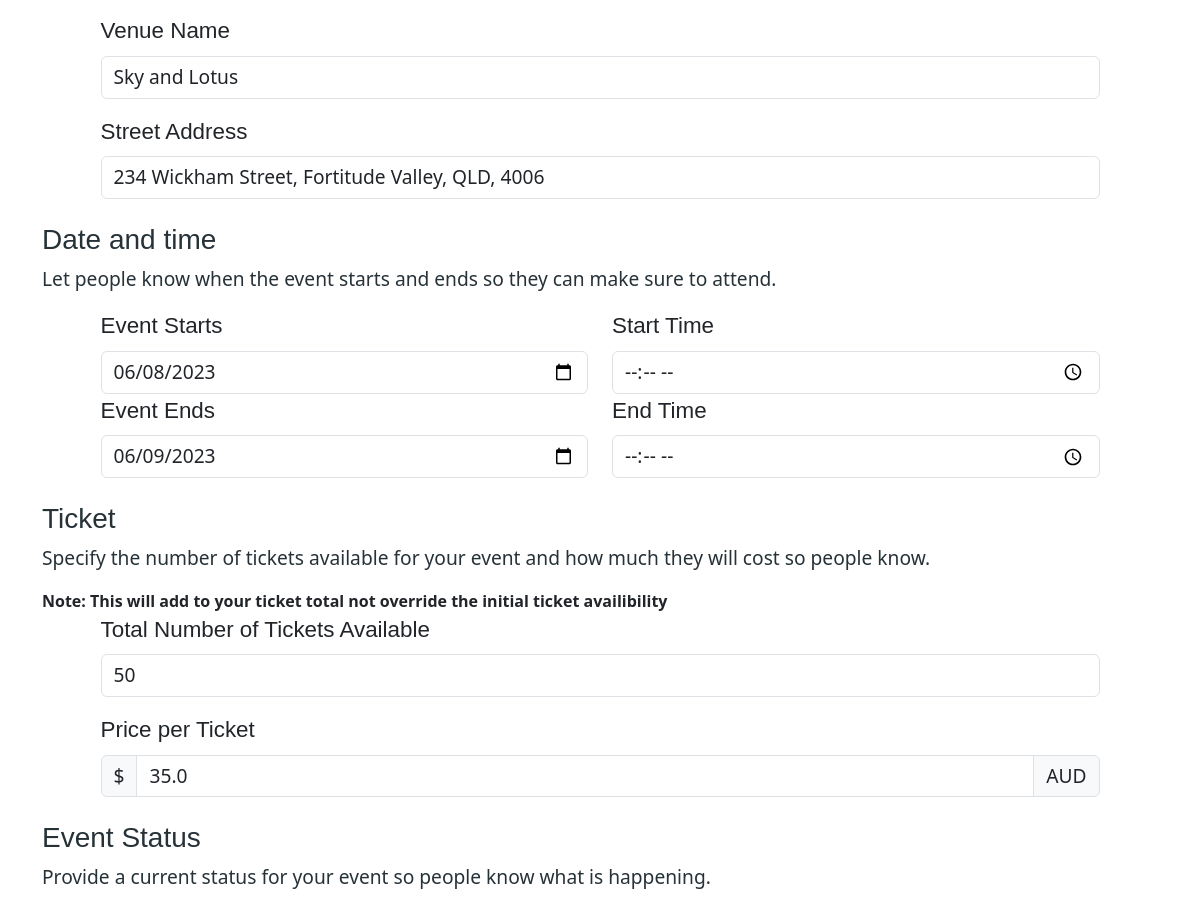
/updateEvent/1 (signed in, middle part), run on an earlier commit of the app's database.
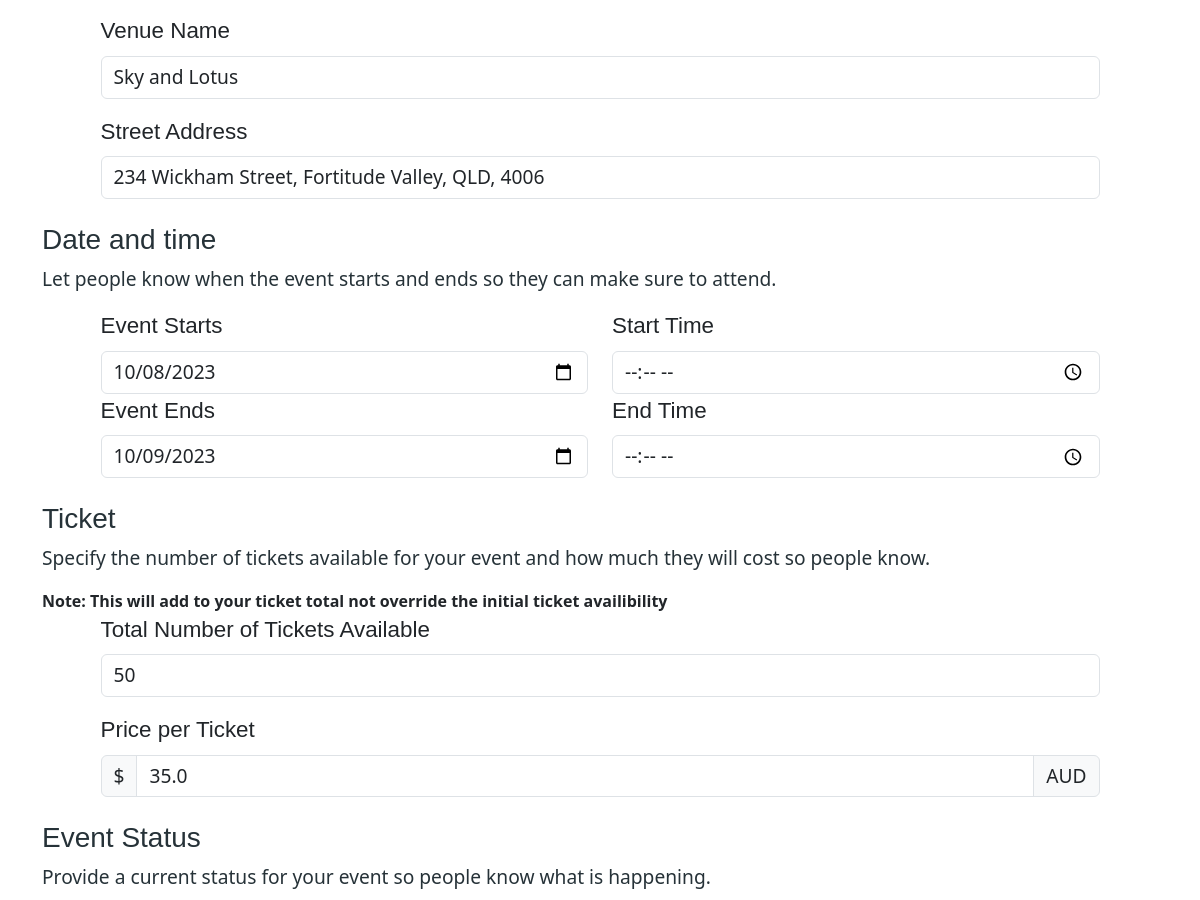
And on a later commit of the database.
### brisbane_live/models.py (models this page shows)
class Event(db.Model):
    __tablename__ = 'events'
    id = db.Column(db.Integer, primary_key=True)
    name = db.Column(db.String(100), nullable=False)
    status = db.Column(db.String(10), CheckConstraint("status IN ('Open', 'Inactive', 'Sold Out', 'Cancelled')"), nullable=False, index=True) #checks status is valid status
    start_time = db.Column(db.Time, nullable=False, index=True)
    end_time = db.Column(db.Time, nullable=False, index=True)
    description = db.Column(db.String(500), nullable=False, index=True)
    image = db.Column(db.String(400), nullable=False, index=True)
    ticket_price = db.Column(db.Float(2), CheckConstraint('ticket_price >= 0'), nullable=False, index=True)
    num_tickets = db.Column(db.Integer, CheckConstraint('num_tickets >= 0'), nullable=False, index=True)
    end_date = db.Column(db.Date, nullable=False, index=True)
    start_date = db.Column(db.Date, nullable=False, index=True)
    user_id = db.Column(db.Integer, db.ForeignKey('users.id'))
    genre = db.Column(db.Integer, db.ForeignKey('genres.id'))
    artist_names = db.Column(db.String(100), nullable=False, index=True)
    venue_name = db.Column(db.String(100), nullable=False, index=True)
    street_address = db.Column(db.String(100), nullable=False, index=True)
    comments = db.relationship('Comment', backref='events')

### brisbane_live/createEvent.py (the view)
@bp.route('/updateEvent/<int:id>', methods=['GET', 'POST'])
@login_required
def updateEvent(id):
    events = Event.query.filter(Event.id==id).first()
    form = createEventForm()
    if current_user.id == events.user_id:
        if form.validate_on_submit():
            update_event = Event.query.filter(Event.id==id).first()
            db_file_path = check_upload_file(form)
            update_event.name = form.name.data
            update_event.status = form.status.data
            update_event.start_time = form.start_time.data
            update_event.end_time = form.end_time.data
            update_event.end_date = form.end_date.data
            update_event.start_date = form.start_date.data
            update_event.description = form.description.data
            update_event.ticket_price = form.ticket_price.data
            update_event.venue_name = form.venue_name.data
            update_event.street_address = form.street_address.data
            update_event.genre = form.genre.data
            update_event.image = db_file_path
            update_event.num_tickets += form.num_tickets.data
            db.session.commit()
            return redirect(url_for('createEvent.show', id=id))
    else:
        flash('You cannot update an event you are not the owner of please create your own event below', 'text-danger')
        return redirect(url_for('createEvent.createEvent'))
    return render_template('update-event.html', form=form, event=events)

### brisbane_live/__init__.py (called while the page is built)
def create_app():
    app.debug=True
    app.secret_key = os.urandom(32)
    app.config['SQLALCHEMY_DATABASE_URI']='sqlite:///brisbane_live_events.sqlite'
    db.init_app(app)
    bootstrap = Bootstrap5(app)
    login_manager = LoginManager()
    login_manager.login_view='auth.login'
    login_manager.init_app(app)
    from .models import User  # importing here to avoid circular references
    @login_manager.user_loader
    def load_user(user_id):
        return User.query.get(int(user_id))
    from . import views
    app.register_blueprint(views.bp)
    from . import auth
    app.register_blueprint(auth.bp)
    from . import createEvent
    app.register_blueprint(createEvent.bp)
    from . import myAccount
    app.register_blueprint(myAccount.bp)
    UPLOAD_FOLDER = '/static/image'
    app.config['UPLOAD_FOLDER'] = UPLOAD_FOLDER
    return app

### brisbane_live/templates/update-event.html (shortened to what the changed rows need)
{% extends 'base.html' %}
{% import "bootstrap5/form.html" as wtf %}
{% block header %}
<head>
</head>
{% endblock %}
{% block content %}
<main>
    <div class="container container no gutters-xs-only py-4 mb-4 bg-body-white">
        <form method="POST" form="form" action="{{url_for('createEvent.updateEvent', id=event.id)}}" enctype="multipart/form-data">
            <div>
                <div class="container col-sm-11 mb-3 {% if form.venue_name.errors %}has-error{% endif %}">
                    <div class="mb-3">
                        {{ form.venue_name.label(class_="form-label label-custom") }}
                        {{ form.venue_name(class_="form-control input-text", placeholder="Specify the venue name...", value = event.venue_name) }}
                    </div>
                    <div class="mb-3 {% if form.street_address.errors %}has-error{% endif %}">
                        {{ form.street_address.label(class_="form-label label-custom") }}
                        {{ form.street_address(class_="form-control input-text", placeholder="Specify the street address...", value = event.street_address) }}
                    </div>
                </div>
                <div class="container col-sm-11 mb-3 {% if form.start_date.errors %}has-error{% endif %}">
                    <div class="row">
                        <div class="col-md-6">
                            {{ form.start_date.label(class_="form-label label-custom") }}
                            {{ form.start_date(class_="form-control input-text", value = event.start_date) }}
                        </div>
                        <div class="col-md-6 {% if form.start_time.errors %}has-error{% endif %}">
                            {{ form.start_time.label(class_="form-label label-custom") }}
                            {{ form.start_time(class_="form-control input-text") }}
                        </div>
                    </div>
                    <div class="row">
                        <div class="col-md-6 {% if form.end_date.errors %}has-error{% endif %}">
                            {{ form.end_date.label(class_="form-label label-custom") }}
                            {{ form.end_date(class_="form-control input-text", value = event.end_date) }}
                        </div>
                        <div class="col-md-6 {% if form.end_time.errors %}has-error{% endif %}">
                            {{ form.end_time.label(class_="form-label label-custom") }}
                            {{ form.end_time(class_="form-control input-text") }}
                        </div>
                    </div>
                </div>
                <div class="container col-sm-11 mb-3">
                    <div class="mb-3 {% if form.num_tickets.errors %}has-error{% endif %}">
                        {{ form.num_tickets.label(class_="form-label label-custom") }}
                        {{ form.num_tickets(class_="form-control input-text text-right", value = event.num_tickets) }}
                    </div>
                    <div class="mb-3 {% if form.ticket_price.errors %}has-error{% endif %}">
                        <div class="input-group">
                            <span class="input-group-text input-text" id="currency-symbol-custom">$</span>
                            {{ form.ticket_price(class_="form-control input-text text-right", aria_label="Amount (to the nearest dollar)", value = event.ticket_price) }}
                            <span class="input-group-text input-text" id="currency-custom">AUD</span>
                        </div>
                    </div>
                </div>
            </div>
        </form>
    </div>
</main>
{% endblock %}

What changed in the data, as far as the page shows it:
changed Event "Sky and Lotus": start_date "06/08/2023" → "10/08/2023"; end_date "06/09/2023" → "10/09/2023"
